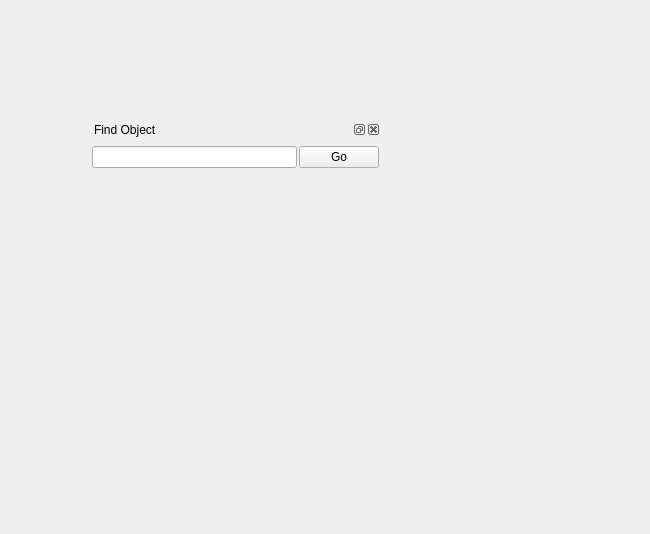
<ui version="4.0" >
 <class>Form</class>
 <widget class="QWidget" name="Form" >
  <property name="geometry" >
   <rect>
    <x>0</x>
    <y>0</y>
    <width>650</width>
    <height>534</height>
   </rect>
  </property>
  <property name="windowTitle" >
   <string>Form</string>
  </property>
  <widget class="QDockWidget" name="dockWidgetSearch" >
   <property name="geometry" >
    <rect>
     <x>90</x>
     <y>120</y>
     <width>291</width>
     <height>56</height>
    </rect>
   </property>
   <property name="floating" >
    <bool>true</bool>
   </property>
   <property name="features" >
    <set>QDockWidget::AllDockWidgetFeatures</set>
   </property>
   <property name="allowedAreas" >
    <set>Qt::NoDockWidgetArea</set>
   </property>
   <property name="windowTitle" >
    <string>Find Object</string>
   </property>
   <widget class="QWidget" name="dockWidgetContents" >
    <layout class="QGridLayout" >
     <property name="leftMargin" >
      <number>2</number>
     </property>
     <property name="topMargin" >
      <number>2</number>
     </property>
     <property name="rightMargin" >
      <number>2</number>
     </property>
     <property name="bottomMargin" >
      <number>2</number>
     </property>
     <property name="horizontalSpacing" >
      <number>2</number>
     </property>
     <property name="verticalSpacing" >
      <number>2</number>
     </property>
     <item row="0" column="0" >
      <layout class="QHBoxLayout" >
       <property name="spacing" >
        <number>2</number>
       </property>
       <item>
        <widget class="QLineEdit" name="lineEdit" />
       </item>
       <item>
        <widget class="QPushButton" name="pushButton" >
         <property name="text" >
          <string>Go</string>
         </property>
         <property name="checkable" >
          <bool>true</bool>
         </property>
        </widget>
       </item>
      </layout>
     </item>
    </layout>
   </widget>
  </widget>
  <action name="actionShow_Constellation_Lines" >
   <property name="checkable" >
    <bool>true</bool>
   </property>
   <property name="text" >
    <string>Show Constellation Lines</string>
   </property>
   <property name="shortcut" >
    <string>C</string>
   </property>
   <property name="shortcutContext" >
    <enum>Qt::WindowShortcut</enum>
   </property>
   <property name="autoRepeat" >
    <bool>false</bool>
   </property>
   <property name="visible" >
    <bool>true</bool>
   </property>
  </action>
  <action name="actionShow_Constellation_Art" >
   <property name="checkable" >
    <bool>true</bool>
   </property>
   <property name="text" >
    <string>Show Constellation Art</string>
   </property>
   <property name="shortcut" >
    <string>R</string>
   </property>
   <property name="autoRepeat" >
    <bool>false</bool>
   </property>
  </action>
  <action name="actionShow_Constellation_Labels" >
   <property name="checkable" >
    <bool>true</bool>
   </property>
   <property name="text" >
    <string>Show Constellation Labels</string>
   </property>
   <property name="shortcut" >
    <string>V</string>
   </property>
   <property name="autoRepeat" >
    <bool>false</bool>
   </property>
  </action>
  <action name="actionShow_Azimutal_Grid" >
   <property name="checkable" >
    <bool>true</bool>
   </property>
   <property name="text" >
    <string>Show Azimutal Grid</string>
   </property>
   <property name="shortcut" >
    <string>Z</string>
   </property>
   <property name="autoRepeat" >
    <bool>false</bool>
   </property>
  </action>
  <action name="actionShow_Equatorial_Grid" >
   <property name="checkable" >
    <bool>true</bool>
   </property>
   <property name="text" >
    <string>Show Equatorial Grid</string>
   </property>
   <property name="shortcut" >
    <string>E</string>
   </property>
   <property name="autoRepeat" >
    <bool>false</bool>
   </property>
  </action>
  <action name="actionShow_Ground" >
   <property name="checkable" >
    <bool>true</bool>
   </property>
   <property name="text" >
    <string>Show Ground</string>
   </property>
   <property name="shortcut" >
    <string>G</string>
   </property>
   <property name="autoRepeat" >
    <bool>false</bool>
   </property>
  </action>
  <action name="actionShow_Cardinal_points" >
   <property name="checkable" >
    <bool>true</bool>
   </property>
   <property name="text" >
    <string>Show Cardinal points</string>
   </property>
   <property name="shortcut" >
    <string>Q</string>
   </property>
   <property name="autoRepeat" >
    <bool>false</bool>
   </property>
  </action>
  <action name="actionShow_Atmosphere" >
   <property name="checkable" >
    <bool>true</bool>
   </property>
   <property name="text" >
    <string>Show Atmosphere</string>
   </property>
   <property name="shortcut" >
    <string>A</string>
   </property>
   <property name="autoRepeat" >
    <bool>false</bool>
   </property>
  </action>
  <action name="actionShow_Nebulas" >
   <property name="checkable" >
    <bool>true</bool>
   </property>
   <property name="text" >
    <string>Show Nebulas</string>
   </property>
   <property name="shortcut" >
    <string>N</string>
   </property>
   <property name="autoRepeat" >
    <bool>false</bool>
   </property>
  </action>
  <action name="actionSwitch_Equatorial_Mount" >
   <property name="checkable" >
    <bool>true</bool>
   </property>
   <property name="text" >
    <string>Switch Equatorial Mount</string>
   </property>
   <property name="shortcut" >
    <string>Return</string>
   </property>
   <property name="autoRepeat" >
    <bool>false</bool>
   </property>
  </action>
  <action name="actionGoto_Selected_Object" >
   <property name="text" >
    <string>Goto Selected Object</string>
   </property>
   <property name="shortcut" >
    <string>Space</string>
   </property>
   <property name="autoRepeat" >
    <bool>false</bool>
   </property>
  </action>
  <action name="actionShow_Search_Window" >
   <property name="checkable" >
    <bool>true</bool>
   </property>
   <property name="text" >
    <string>Show Search Window</string>
   </property>
   <property name="shortcut" >
    <string>Ctrl+F</string>
   </property>
   <property name="autoRepeat" >
    <bool>false</bool>
   </property>
  </action>
  <action name="actionShow_Config_Window" >
   <property name="checkable" >
    <bool>true</bool>
   </property>
   <property name="text" >
    <string>Show Config Window</string>
   </property>
   <property name="shortcut" >
    <string>Ctrl+C</string>
   </property>
   <property name="autoRepeat" >
    <bool>false</bool>
   </property>
  </action>
  <action name="actionShow_Night_Mode" >
   <property name="checkable" >
    <bool>true</bool>
   </property>
   <property name="text" >
    <string>Show Night Mode</string>
   </property>
   <property name="autoRepeat" >
    <bool>false</bool>
   </property>
  </action>
  <action name="actionQuit" >
   <property name="text" >
    <string>Quit</string>
   </property>
   <property name="shortcut" >
    <string>Ctrl+Q</string>
   </property>
   <property name="autoRepeat" >
    <bool>false</bool>
   </property>
  </action>
  <action name="actionShow_Help_Window" >
   <property name="checkable" >
    <bool>true</bool>
   </property>
   <property name="text" >
    <string>Show Help Window</string>
   </property>
   <property name="shortcut" >
    <string>Ctrl+H</string>
   </property>
   <property name="autoRepeat" >
    <bool>false</bool>
   </property>
  </action>
  <action name="actionDecrease_Time_Speed" >
   <property name="text" >
    <string>Decrease Time Speed</string>
   </property>
   <property name="shortcut" >
    <string>J</string>
   </property>
  </action>
  <action name="actionIncrease_Time_Speed" >
   <property name="text" >
    <string>Increase Time Speed</string>
   </property>
   <property name="shortcut" >
    <string>L</string>
   </property>
  </action>
  <action name="actionSet_Real_Time_Speed" >
   <property name="text" >
    <string>Set Real Time Speed</string>
   </property>
   <property name="shortcut" >
    <string>K</string>
   </property>
   <property name="autoRepeat" >
    <bool>false</bool>
   </property>
  </action>
  <action name="actionReturn_To_Current_Time" >
   <property name="text" >
    <string>Return To Current Time</string>
   </property>
   <property name="shortcut" >
    <string>8</string>
   </property>
  </action>
 </widget>
 <resources/>
 <connections>
  <connection>
   <sender>actionShow_Search_Window</sender>
   <signal>toggled(bool)</signal>
   <receiver>dockWidgetSearch</receiver>
   <slot>setVisible(bool)</slot>
   <hints>
    <hint type="sourcelabel" >
     <x>-1</x>
     <y>-1</y>
    </hint>
    <hint type="destinationlabel" >
     <x>235</x>
     <y>147</y>
    </hint>
   </hints>
  </connection>
  <connection>
   <sender>actionQuit</sender>
   <signal>triggered()</signal>
   <receiver>Form</receiver>
   <slot>close()</slot>
   <hints>
    <hint type="sourcelabel" >
     <x>-1</x>
     <y>-1</y>
    </hint>
    <hint type="destinationlabel" >
     <x>324</x>
     <y>266</y>
    </hint>
   </hints>
  </connection>
 </connections>
</ui>
